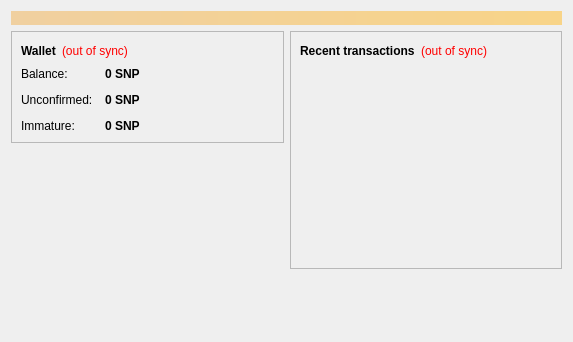
<?xml version="1.0" encoding="UTF-8"?>
<ui version="4.0">
 <class>OverviewPage</class>
 <widget class="QWidget" name="OverviewPage">
  <property name="geometry">
   <rect>
    <x>0</x>
    <y>0</y>
    <width>573</width>
    <height>342</height>
   </rect>
  </property>
  <property name="windowTitle">
   <string>Form</string>
  </property>
  <layout class="QVBoxLayout" name="topLayout">
   <item>
    <widget class="QLabel" name="labelAlerts">
     <property name="visible">
      <bool>false</bool>
     </property>
     <property name="styleSheet">
      <string notr="true">background-color: qlineargradient(x1: 0, y1: 0, x2: 1, y2: 0, stop:0 #F0D0A0, stop:1 #F8D488); color:#000000;</string>
     </property>
     <property name="wordWrap">
      <bool>true</bool>
     </property>
     <property name="margin">
      <number>3</number>
     </property>
    </widget>
   </item>
   <item>
    <layout class="QHBoxLayout" name="horizontalLayout" stretch="1,1">
     <item>
      <layout class="QVBoxLayout" name="verticalLayout_2">
       <item>
        <widget class="QFrame" name="frame">
         <property name="frameShape">
          <enum>QFrame::StyledPanel</enum>
         </property>
         <property name="frameShadow">
          <enum>QFrame::Raised</enum>
         </property>
         <layout class="QVBoxLayout" name="verticalLayout_4">
          <item>
           <layout class="QHBoxLayout" name="horizontalLayout_4">
            <item>
             <widget class="QLabel" name="label_5">
              <property name="font">
               <font>
                <weight>75</weight>
                <bold>true</bold>
               </font>
              </property>
              <property name="text">
               <string>Wallet</string>
              </property>
             </widget>
            </item>
            <item>
             <widget class="QLabel" name="labelWalletStatus">
              <property name="toolTip">
               <string>The displayed information may be out of date. Your wallet automatically synchronizes with the Snipcoin network after a connection is established, but this process has not completed yet.</string>
              </property>
              <property name="styleSheet">
               <string notr="true">QLabel { color: red; }</string>
              </property>
              <property name="text">
               <string notr="true">(out of sync)</string>
              </property>
              <property name="alignment">
               <set>Qt::AlignLeading|Qt::AlignLeft|Qt::AlignVCenter</set>
              </property>
             </widget>
            </item>
            <item>
             <spacer name="horizontalSpacer_2">
              <property name="orientation">
               <enum>Qt::Horizontal</enum>
              </property>
              <property name="sizeHint" stdset="0">
               <size>
                <width>40</width>
                <height>20</height>
               </size>
              </property>
             </spacer>
            </item>
           </layout>
          </item>
          <item>
           <layout class="QFormLayout" name="formLayout_2">
            <property name="fieldGrowthPolicy">
             <enum>QFormLayout::AllNonFixedFieldsGrow</enum>
            </property>
            <property name="horizontalSpacing">
             <number>12</number>
            </property>
            <property name="verticalSpacing">
             <number>12</number>
            </property>
            <item row="0" column="0">
             <widget class="QLabel" name="label">
              <property name="text">
               <string>Balance:</string>
              </property>
             </widget>
            </item>
            <item row="0" column="1">
             <widget class="QLabel" name="labelBalance">
              <property name="font">
               <font>
                <weight>75</weight>
                <bold>true</bold>
               </font>
              </property>
              <property name="cursor">
               <cursorShape>IBeamCursor</cursorShape>
              </property>
              <property name="toolTip">
               <string>Your current balance</string>
              </property>
              <property name="text">
               <string notr="true">0 SNP</string>
              </property>
              <property name="textInteractionFlags">
               <set>Qt::LinksAccessibleByMouse|Qt::TextSelectableByKeyboard|Qt::TextSelectableByMouse</set>
              </property>
             </widget>
            </item>
            <item row="1" column="0">
             <widget class="QLabel" name="label_3">
              <property name="text">
               <string>Unconfirmed:</string>
              </property>
             </widget>
            </item>
            <item row="1" column="1">
             <widget class="QLabel" name="labelUnconfirmed">
              <property name="font">
               <font>
                <weight>75</weight>
                <bold>true</bold>
               </font>
              </property>
              <property name="cursor">
               <cursorShape>IBeamCursor</cursorShape>
              </property>
              <property name="toolTip">
               <string>Total of transactions that have yet to be confirmed, and do not yet count toward the current balance</string>
              </property>
              <property name="text">
               <string notr="true">0 SNP</string>
              </property>
              <property name="textInteractionFlags">
               <set>Qt::LinksAccessibleByMouse|Qt::TextSelectableByKeyboard|Qt::TextSelectableByMouse</set>
              </property>
             </widget>
            </item>
            <item row="2" column="0">
             <widget class="QLabel" name="labelImmatureText">
              <property name="text">
               <string>Immature:</string>
              </property>
             </widget>
            </item>
            <item row="2" column="1">
             <widget class="QLabel" name="labelImmature">
              <property name="font">
               <font>
                <weight>75</weight>
                <bold>true</bold>
               </font>
              </property>
              <property name="toolTip">
               <string>Mined balance that has not yet matured</string>
              </property>
              <property name="text">
               <string notr="true">0 SNP</string>
              </property>
              <property name="textInteractionFlags">
               <set>Qt::LinksAccessibleByMouse|Qt::TextSelectableByKeyboard|Qt::TextSelectableByMouse</set>
              </property>
             </widget>
            </item>
           </layout>
          </item>
         </layout>
        </widget>
       </item>
       <item>
        <spacer name="verticalSpacer">
         <property name="orientation">
          <enum>Qt::Vertical</enum>
         </property>
         <property name="sizeHint" stdset="0">
          <size>
           <width>20</width>
           <height>40</height>
          </size>
         </property>
        </spacer>
       </item>
      </layout>
     </item>
     <item>
      <layout class="QVBoxLayout" name="verticalLayout_3">
       <item>
        <widget class="QFrame" name="frame_2">
         <property name="frameShape">
          <enum>QFrame::StyledPanel</enum>
         </property>
         <property name="frameShadow">
          <enum>QFrame::Raised</enum>
         </property>
         <layout class="QVBoxLayout" name="verticalLayout">
          <item>
           <layout class="QHBoxLayout" name="horizontalLayout_2">
            <item>
             <widget class="QLabel" name="label_4">
              <property name="text">
               <string>&lt;b&gt;Recent transactions&lt;/b&gt;</string>
              </property>
             </widget>
            </item>
            <item>
             <widget class="QLabel" name="labelTransactionsStatus">
              <property name="toolTip">
               <string>The displayed information may be out of date. Your wallet automatically synchronizes with the Snipcoin network after a connection is established, but this process has not completed yet.</string>
              </property>
              <property name="styleSheet">
               <string notr="true">QLabel { color: red; }</string>
              </property>
              <property name="text">
               <string notr="true">(out of sync)</string>
              </property>
              <property name="alignment">
               <set>Qt::AlignRight|Qt::AlignTrailing|Qt::AlignVCenter</set>
              </property>
             </widget>
            </item>
            <item>
             <spacer name="horizontalSpacer">
              <property name="orientation">
               <enum>Qt::Horizontal</enum>
              </property>
              <property name="sizeHint" stdset="0">
               <size>
                <width>40</width>
                <height>20</height>
               </size>
              </property>
             </spacer>
            </item>
           </layout>
          </item>
          <item>
           <widget class="QListView" name="listTransactions">
            <property name="styleSheet">
             <string notr="true">QListView { background: transparent; }</string>
            </property>
            <property name="frameShape">
             <enum>QFrame::NoFrame</enum>
            </property>
            <property name="verticalScrollBarPolicy">
             <enum>Qt::ScrollBarAlwaysOff</enum>
            </property>
            <property name="horizontalScrollBarPolicy">
             <enum>Qt::ScrollBarAlwaysOff</enum>
            </property>
            <property name="selectionMode">
             <enum>QAbstractItemView::NoSelection</enum>
            </property>
           </widget>
          </item>
         </layout>
        </widget>
       </item>
       <item>
        <spacer name="verticalSpacer_2">
         <property name="orientation">
          <enum>Qt::Vertical</enum>
         </property>
         <property name="sizeHint" stdset="0">
          <size>
           <width>20</width>
           <height>40</height>
          </size>
         </property>
        </spacer>
       </item>
      </layout>
     </item>
    </layout>
   </item>
  </layout>
 </widget>
 <resources/>
 <connections/>
</ui>
